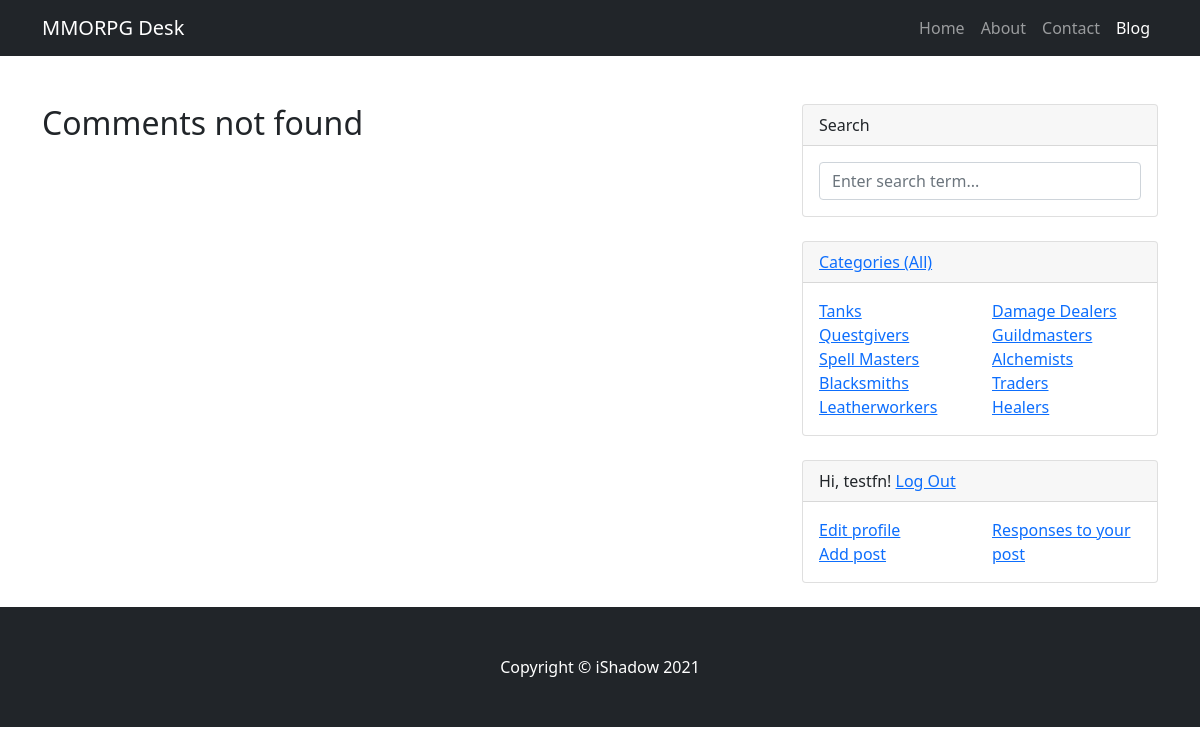
/posts/comments/ (signed in), run on the app's committed database.
### BB/models.py (models this page shows, shortened)
class Category(models.Model):
    name = models.CharField(max_length=255, unique=True)

### accounts/models.py (models this page shows)
class CustomUser(AbstractUser):
    pass

### BB/views.py (the view)
# urls.py: path('comments/', CommentListView.as_view(), name='comment_list'),
class CommentListView(LoginRequiredMixin, ListView):
    model = Comment  # указываем модель, объекты которой мы будем выводить
    template_name = 'BB/comments.html'  # указываем имя шаблона, в котором будет лежать html, в котором будут все инструкции о том, как именно пользователю должны вывестись наши объекты
    context_object_name = 'comments'  # это имя списка, в котором будут лежать все объекты, его надо указать, чтобы обратиться к самому списку объектов через html-шаблон
    form_class = CommentFormList
    def get_queryset(self):
        queryset = Comment.objects.filter(post__author=self.request.user).order_by('post', '-date_posted')
        return queryset
    def get_context_data(self, **kwargs):
        context = super().get_context_data(**kwargs)
        i = 0
        list_fh = []
        list_sh = []
        for cat in Category.objects.all():
            i += 1
            if i <= len(Category.objects.all()) / 2:
                list_fh.append(cat)
            else:
                list_sh.append(cat)
        context['categories'] = Category.objects.all()
        context['cat_fh'] = list_fh
        context['cat_sh'] = list_sh
        return context

### templates/BB/comments.html (shortened to what this page needs)
{% extends 'flatpages/default.html' %}
{% load static %}
{% load i18n %}
{% block content %}
    {% if comments %}
        {% for comment in comments %}
            {% if comment.approved %}
            <article class="form-control">
                <header class="mb-4">
                    <h3 class="fw-bolder mb-1">Post: {{ comment.post_title }}. Approved!</h3>
                    <div class="text-muted fst-italic mb-2">Posted on {{ comment.date_posted|date:'d-M-Y' }} {{ comment.date_posted|time:"H:i" }} by {{ comment.author }}</div>
                    <hr>
                </header>
                <section class="mb-5 was-validated">
                    {{ comment.content }}
                </section>
            </article>
            {% else %}
            <article class="form-control">
                <header class="mb-4">
                    <h3 class="fw-bolder mb-1">Post: {{ comment.post_title }}</h3>
                        <div class="text-muted fst-italic mb-2">Posted on {{ comment.date_posted|date:'d-M-Y' }} {{ comment.date_posted|time:"H:i" }} by {{ comment.author }} <a href="{% url 'comment_approved' comment.pk %}">+ Comment Approved</a></div>
                </header>
                <section class="mb-5">
                    {{ comment.content }}
                </section>
            </article>
            {% endif %}
        {% endfor %}
    {% else %}
        <h2> {% blocktrans %}Comments not found{% endblocktrans %}</h2>
    {% endif %}
{% endblock content %}
{% block cat-widget %}
    {% if cat_fh or cat_sh %}
        <div class="col-sm-6">
            <ul class="list-unstyled mb-0">
                {% for category in cat_fh %}
                    <li><a href="{% url 'category_detail' category.id %}">{{ category.name }}</a></li>
                {% endfor %}
            </ul>
        </div>
        <div class="col-sm-6">
            <ul class="list-unstyled mb-0">
                {% for category in cat_sh %}
                    <li><a href="{% url 'category_detail' category.id %}">{{ category.name }}</a></li>
                {% endfor %}
            </ul>
        </div>
    {% else %}
        <h4>Categories not found</h4>
    {% endif %}
{% endblock cat-widget %}

### templates/flatpages/default.html (shortened to what this page needs)
{% load static %}
{% load i18n %}
<!DOCTYPE html>
<html lang="en">
    <head>
        <link href="{% static 'vendor/bootstrap/css/styles.css' %}" rel="stylesheet" />
    </head>
    <body>
        <nav class="navbar navbar-expand-lg navbar-dark bg-dark">
            <div class="container">
                <a class="navbar-brand" href="/home">MMORPG Desk</a>
                <div class="collapse navbar-collapse" id="navbarSupportedContent">
                    <ul class="navbar-nav ms-auto mb-2 mb-lg-0">
                        <li class="nav-item"><a class="nav-link" href="{% url 'home' %}">Home</a></li>
                        <li class="nav-item"><a class="nav-link" href="{% url 'about' %}">About</a></li>
                        <li class="nav-item"><a class="nav-link" href="{% url 'contacts' %}">Contact</a></li>
                        <li class="nav-item"><a class="nav-link active" aria-current="page" href="/posts">Blog</a></li>
                    </ul>
                </div>
            </div>
        </nav>
        <div class="container mt-5">
            <div class="row">
                <div class="col-lg-8">
                   {% block content %}{% endblock content %}
                </div>
                <div class="col-lg-4">
                    <div class="card mb-4">
                        <div class="card-header">Search</div>
                        <div class="card-body">
                            <form class="input-group " action="{% url 'search_results' %}" method="get">
                                <input name="q" class="form-control" type="text" placeholder="Enter search term..." aria-label="Enter search term..." aria-describedby="button-search" />
                            </form>
                        </div>
                    </div>
                    <div class="card mb-4">
                        <div class="card-header"><a href="{% url 'post_list' %}">Categories (All)</a></div>
                        <div class="card-body">
                            <div class="row">
                                {% block cat-widget %}
                                {% endblock cat-widget %}
                            </div>
                        </div>
                    </div>
                    <div class="card mb-4">
                        <div class="card-header">
                            {% if user.is_authenticated %}
                                Hi, {{ user.username }}! <a href="{% url 'account_logout' %}">Log Out</a>
                            {% else %}
                                <a href="{% url 'account_login' %}">Log In</a> or <a href="{% url 'account_signup' %}">Registration</a>
                            {% endif %}
                        </div>
                        {% if user.is_authenticated %}
                            <div class="card-body">
                                <div class="row">
                                    <div class="col-sm-6">
                                        <ul class="list-unstyled mb-0">
                                            <li><a href="{% url 'signin' %}">Edit profile</a></li>
                                            <li><a href="{% url 'post_create' %}">Add post</a></li>
                                        </ul>
                                    </div>
                                    <div class="col-sm-6">
                                        <ul class="list-unstyled mb-0">
                                            <li><a href="{% url 'comment_list' %}">Responses to your post</a></li>
                                        </ul>
                                    </div>
                                </div>
                            </div>
                        {% else %}
                            <div class="card-body">To fully work with the blog, log in!</div>
                        {% endif %}
                    </div>
                </div>
            </div>
        </div>
        <footer class="py-5 bg-dark">
            <div class="container"><p class="m-0 text-center text-white">Copyright &copy; iShadow 2021</p></div>
        </footer>
    </body>
</html>

### data on the page
Category: name "Tanks"
Category: name "Questgivers"
Category: name "Spell Masters"
Category: name "Blacksmiths"
Category: name "Leatherworkers"
Category: name "Damage Dealers"
Category: name "Guildmasters"
Category: name "Alchemists"
Category: name "Traders"
Category: name "Healers"
CustomUser: username "testfn"
